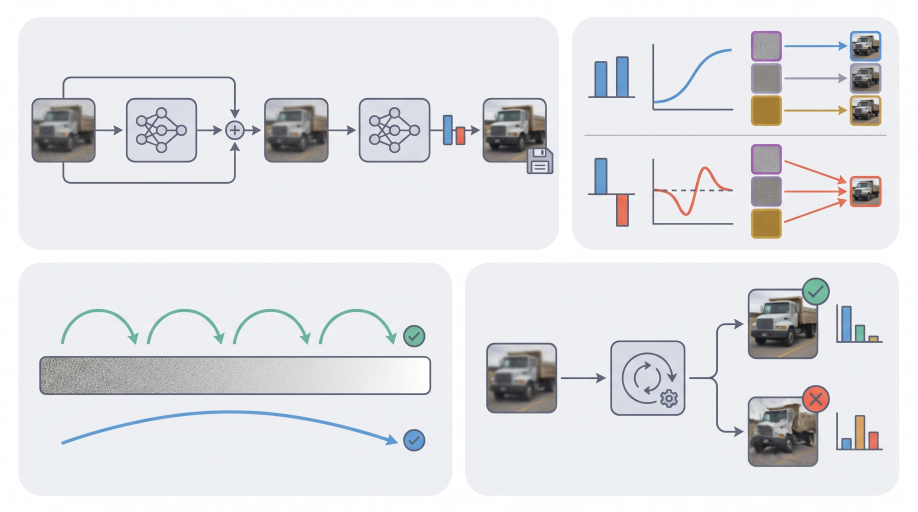
#> input picture scripts/assets/biorender/overview_raw.png, 2752 x 1536 px (shown at 1/3 size)
$ python fig_overview_br.py
#> lines starting #> are read from the running program, lines starting #| are printed output that depends on the picture
### scripts/make_fonts.py
# Convert TeX Gyre Termes OTF -> TTF (Type 42-safe embedding).
import sys
from fontTools.ttLib import TTFont, newTable
from fontTools.pens.cu2quPen import Cu2QuPen
from fontTools.pens.ttGlyphPen import TTGlyphPen
def otf_to_ttf(src, dst, max_err=1.0):
    f = TTFont(src); gs = f.getGlyphSet(); order = f.getGlyphOrder()
    glyf = {}
    for n in order:
        pen = TTGlyphPen(gs); gs[n].draw(Cu2QuPen(pen, max_err, reverse_direction=True)); glyf[n] = pen.glyph()
    f["loca"] = newTable("loca"); g = f["glyf"] = newTable("glyf"); g.glyphOrder = order; g.glyphs = glyf
    del f["CFF "]
    if "VORG" in f: del f["VORG"]
    f["maxp"] = newTable("maxp"); m=f["maxp"]; m.tableVersion=0x00010000
    for a in ("maxZones","maxTwilightPoints","maxStorage","maxFunctionDefs","maxInstructionDefs","maxStackElements","maxSizeOfInstructions","maxComponentElements"): setattr(m,a,0)
    m.maxZones=1; f["head"].glyphDataFormat=0
    f["post"].formatType=2.0; f["post"].extraNames=[]; f["post"].mapping={}; f["post"].glyphOrder=order
    f.sfntVersion="\x00\x01\x00\x00"; f.save(dst)

import os, glob
SRC = "/usr/share/texmf/fonts/opentype/public/tex-gyre"
OUT = os.path.join(os.path.dirname(os.path.abspath(__file__)), "fonts")


def ensure():
    """Convert TeX Gyre Termes (CFF OpenType) to TrueType so matplotlib embeds valid Type 42
    fonts. Converted files are local build products and are not committed (GUST font licence)."""
    os.makedirs(OUT, exist_ok=True)
    for st in ("regular", "bold", "italic", "bolditalic"):
        dst = os.path.join(OUT, f"texgyretermes-{st}.ttf")
        src = os.path.join(SRC, f"texgyretermes-{st}.otf")
        if not os.path.exists(dst) and os.path.exists(src):
            otf_to_ttf(src, dst)
    return sorted(glob.glob(os.path.join(OUT, "*.ttf")))


# [2 lines that do not run on import are left out]

### scripts/common.py
import os
import numpy as np
from PIL import Image

HERE = os.path.dirname(os.path.abspath(__file__))
FIGDIR = os.path.normpath(os.path.join(HERE, "..", "figures"))


# [14 lines left out: functions tile, framed, not called in this run]


def save(fig, name):
    path = os.path.join(FIGDIR, name + ".pdf")
    fig.savefig(path)
    fig.savefig(os.path.join(HERE, "..", "build_previews", name + ".png"), dpi=200) if os.path.isdir(
        os.path.join(HERE, "..", "build_previews")) else None
    print("wrote", path)

### scripts/style.py
"""Shared matplotlib style for all paper figures (Times text, STIX math, Type 42 fonts)."""
import matplotlib as mpl

TEXTWIDTH_MAIN = 6.875   # CVPR two-column \textwidth, inches
TEXTWIDTH_SUPP = 6.5
COLWIDTH = 3.28        # CVPR \columnwidth, inches     # supplement (1in margins)

COL = {
    "Heun1": "#B34016",
    "DPM++2S": "#09649A",
    "Heun2": "#007656",
    "Midpoint1": "#996827",
    "Euler2": "#525663",
    "Heun4": "#5B3E8F",
    "ink": "#222222",
    "muted": "#5A6570",
    "grid": "#E3E6E9",
    "ref": "#8A949D",
}
MARK = {"Heun1": "o", "DPM++2S": "s", "Heun2": "^", "Midpoint1": "v", "Euler2": "D"}
# Input states A, B, C in Fig. 1
ABC = {"A": "#7B3F9E", "B": "#4F5B66", "C": "#9A6A12"}


def apply():
    from matplotlib import font_manager
    import make_fonts
    for f in make_fonts.ensure():
        font_manager.fontManager.addfont(f)
    fm = font_manager.fontManager
    fm.ttflist = [e for e in fm.ttflist if not (e.name == "TeX Gyre Termes" and e.fname.endswith(".otf"))]
    mpl.rcParams.update({
        "font.family": "serif",
        "font.serif": ["TeX Gyre Termes", "Times New Roman", "Nimbus Roman", "Times", "DejaVu Serif"],
        "mathtext.fontset": "stix",
        "pdf.fonttype": 42,
        "ps.fonttype": 42,
        "font.size": 9,
        "figure.constrained_layout.use": False,
        "axes.titlesize": 9,
        "axes.labelsize": 9,
        "xtick.labelsize": 8,
        "ytick.labelsize": 8,
        "legend.fontsize": 8,
        "axes.edgecolor": "#9AA3AB",
        "axes.linewidth": 0.6,
        "axes.labelcolor": COL["ink"],
        "text.color": COL["ink"],
        "xtick.color": "#4A545E",
        "ytick.color": "#4A545E",
        "xtick.major.width": 0.6,
        "ytick.major.width": 0.6,
        "xtick.major.size": 2.5,
        "ytick.major.size": 2.5,
        "axes.spines.top": False,
        "axes.spines.right": False,
        "axes.grid": True,
        "grid.color": COL["grid"],
        "grid.linewidth": 0.5,
        "legend.frameon": False,
        "savefig.bbox": "tight",
        "savefig.pad_inches": 0.02,
        "figure.dpi": 150,
    })

### scripts/fig_overview_br.py
"""Fig. 1: BioRender artwork (scripts/assets/biorender/overview_raw.png, 2752x1536, no lettering)
with scientific fixes and every label typeset in Times from one LAYOUT table.

Fixes to the raw art:
  * erase the two placeholder bar charts in panel (d) (they encode no data);
  * draw the missing connector that carries the first prediction D_a(x) to the output mix,
    since F_a(x) = r x + w1 D_a(x) + w2 D_{ka}(p_a(x)).
Coordinates are pixels of the raw art (origin top-left)."""
import os
import numpy as np
import matplotlib.pyplot as plt
from PIL import Image
import style
from common import HERE, save

style.apply()
RAW = os.path.join(HERE, "assets", "biorender", "overview_raw.png")
art = np.asarray(Image.open(RAW).convert("RGB")).astype(float) / 255
H, W = art.shape[:2]
#> H = 1536; W = 2752
INK, GREY = "#222222", "#5F6670"
BLUE, RED, GREEN, OK = "#1F6FA8", "#B5441E", "#2F8F6E", "#2E8B57"


def erase(x0, y0, x1, y1):
    """Fill a box with the median colour of its one-pixel border (panel background)."""
#> called with x0 = 2490, y0 = 890, x1 = 2680, y1 = 1045
    border = np.concatenate([art[y0, x0:x1], art[y1, x0:x1], art[y0:y1, x0], art[y0:y1, x1]])
#> border = 690 rows, first 8: [0.945, 0.949, 0.965], [0.945, 0.949, 0.965], [0.941, 0.937, 0.957], [0.941, 0.937, 0.957], [0.937, 0.941, 0.957], [0.933, 0.949, 0.961], [0.922, 0.937, 0.949], [0.937, 0.941, 0.957]
    art[y0:y1, x0:x1] = np.median(border, axis=0)


erase(2490, 890, 2680, 1045)    # placeholder bars, recovered row
erase(2490, 1215, 2680, 1370)   # placeholder bars, failed row
#> in erase (call 2), `border = np.concatenate([art[y0, x0:x1], art[y1, x0:x1], art[y0:y1, x0..`: border = 690 rows, first 8: [0.929, 0.933, 0.941], [0.925, 0.929, 0.945], [0.918, 0.933, 0.945], [0.914, 0.925, 0.945], [0.922, 0.925, 0.945], [0.929, 0.933, 0.953], [0.929, 0.933, 0.953], [0.929, 0.933, 0.953]

# ---- LAYOUT: (x, y, text, size, colour, ha, va, weight)
LAYOUT = [
    # panel titles
    (75, 92, r"$\mathbf{(a)}$ One two-stage step $F_a$", 9, INK, "left", "center", "normal"),
    (1740, 92, r"$\mathbf{(b)}$ Sign test (Thm. 1)", 9, INK, "left", "center", "normal"),
    (75, 838, r"$\mathbf{(c)}$ Schedules from $a=2$ to $b=1/8$ (Cor. 1)", 9, INK, "left", "center", "normal"),
    (1420, 838, r"$\mathbf{(d)}$ Recovery with a learned denoiser (Sec. 6)", 9, INK, "left", "center", "normal"),
    # (a) step
    (190, 585, "input $x$ at noise $a$", 8, INK, "center", "top", "normal"),
    (485, 268, "$D_a$", 8.5, INK, "center", "center", "normal"),
    (890, 520, "stage $p_a(x)$", 8, INK, "center", "top", "normal"),
    (1184, 520, r"$D_{\kappa a}$", 8.5, INK, "center", "top", "normal"),
    (1362, 318, "$w_1\\,w_2$", 8, INK, "center", "bottom", "normal"),
    (1545, 545, "saved $y=F_a(x)$", 8, INK, "center", "top", "normal"),
    (1545, 593, "noise $b$", 8, GREY, "center", "top", "normal"),
    (865, 705, r"$F_a(x)=r\,x+w_1D_a(x)+w_2D_{\kappa a}(p_a(x))$", 8.5, INK, "center", "center", "normal"),
    # (b) sign test
    (1830, 322, r"$w_1,w_2\geq0$", 8, BLUE, "center", "top", "normal"),
    (2450, 66, "one input per output", 7.6, BLUE, "center", "center", "normal"),
    (1890, 700, "a negative weight", 8, RED, "center", "top", "normal"),
    (2522, 722, "three inputs, one output", 7.3, RED, "center", "center", "normal"),
    # (c) schedules
    (700, 885, r"Heun: $\lceil\log_2(a/b)\rceil=4$ substeps with $\rho_j=1/2$, 8 calls", 8, GREEN, "center", "center", "normal"),
    (125, 1215, "$a$", 8.5, INK, "center", "top", "normal"),
    (1285, 1215, "$b$", 8.5, INK, "center", "top", "normal"),
    (700, 1420, "DPM++2S: one step, 2 calls", 8, BLUE, "center", "center", "normal"),
    # (d) learned recovery
    (1565, 1270, "saved $y$ only", 8, INK, "center", "top", "normal"),
    (1942, 1270, "iterative", 8, INK, "center", "top", "normal"),
    (1942, 1318, "inverse", 8, INK, "center", "top", "normal"),
    (2490, 945, "recovered", 8, OK, "left", "center", "normal"),
    (2490, 995, r"$e_x\leq0.02$", 8, OK, "left", "center", "normal"),
    (2490, 1275, "not", 8, RED, "left", "center", "normal"),
    (2490, 1325, "recovered", 8, RED, "left", "center", "normal"),
]

fig = plt.figure(figsize=(style.TEXTWIDTH_MAIN, style.TEXTWIDTH_MAIN * H / W))
ax = fig.add_axes([0, 0, 1, 1])
ax.imshow(art, extent=(0, W, H, 0), interpolation="lanczos")
ax.set_xlim(0, W); ax.set_ylim(H, 0); ax.axis("off")

# missing connector: first prediction D_a(x) -> output mix (drawn in the art's own grey)
lw = 1.1
ax.plot([640, 640, 1340, 1340], [400, 640, 640, 445], color=GREY, lw=lw, solid_capstyle="round", zorder=3)
ax.annotate("", xy=(1340, 438), xytext=(1340, 470),
            arrowprops=dict(arrowstyle="-|>", color=GREY, lw=lw, mutation_scale=7), zorder=4)
ax.plot([640], [390], marker="o", ms=2.6, color=GREY, zorder=4)

for x, y, t, size, col, ha, va, wt in LAYOUT:
    ax.text(x, y, t, fontsize=size, color=col, ha=ha, va=va, fontweight=wt, zorder=5)
save(fig, "overview")
#> in save, `fig.savefig(path)`:
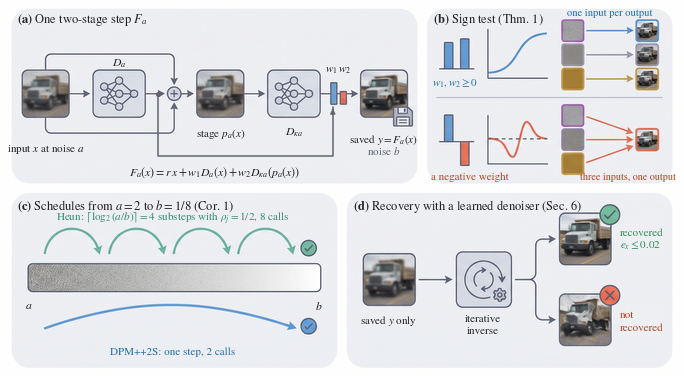
#> figure drawn by matplotlib, 1 panel
